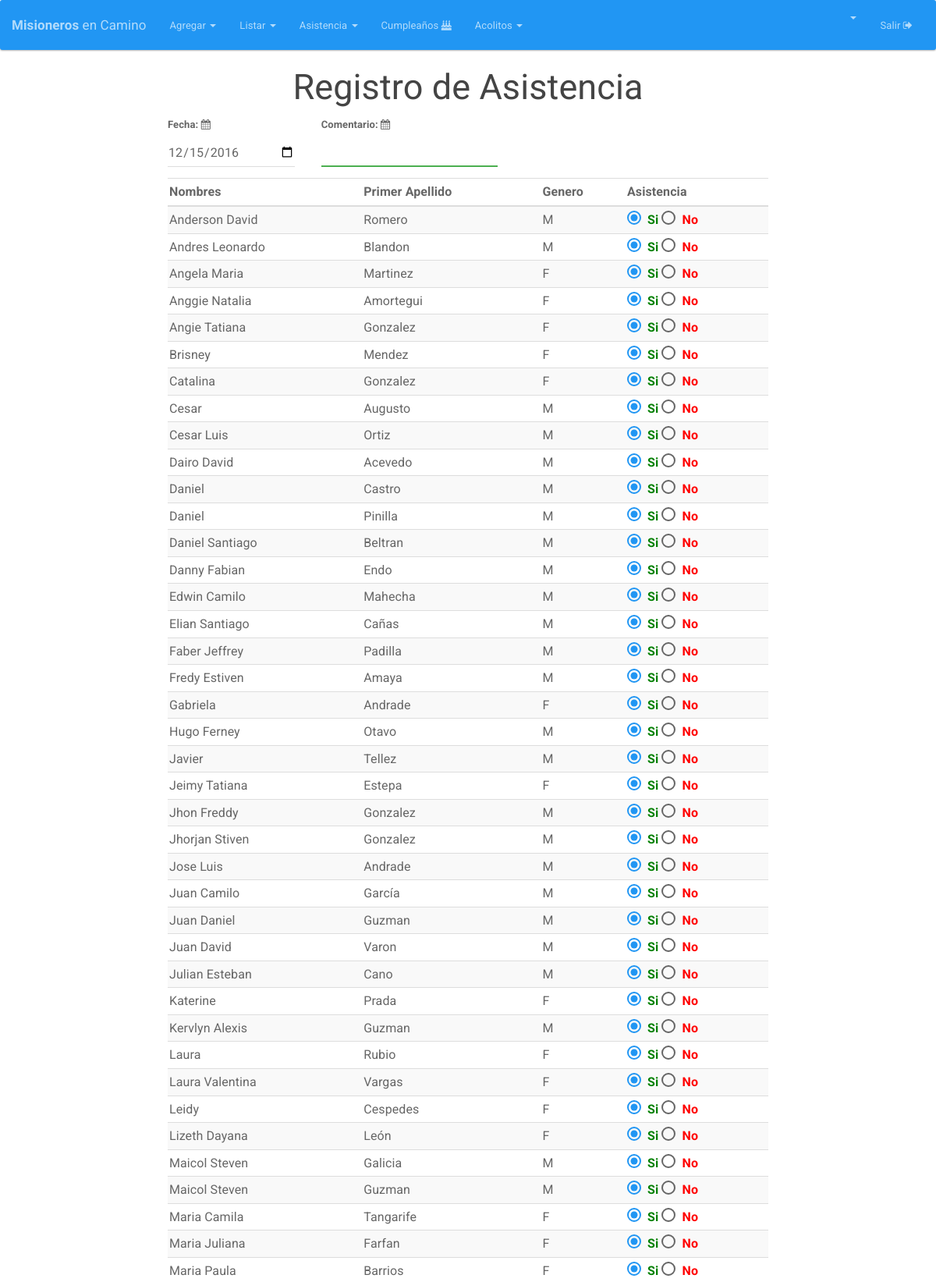
The page /asistencia (signed in, upper part) on the database its author committed.
### tables this page shows
CREATE TABLE IF NOT EXISTS `integrante` (
  `DOCUMENTO` int(12) NOT NULL AUTO_INCREMENT,
  `NOMBRES` varchar(25) NOT NULL,
  `PRIMER_APELLIDO` varchar(15) NOT NULL,
  `SEGUNDO_APELLIDO` varchar(15) DEFAULT NULL,
  `GENERO` varchar(2) DEFAULT NULL,
  `FECHA_NACIMIENTO` date NOT NULL,
  `DIRECCION` varchar(50) DEFAULT NULL,
  `CELULAR` varchar(200) DEFAULT NULL,
  `CORREO` varchar(50) DEFAULT NULL,
  `ACOLITO` tinyint(1) DEFAULT NULL,
  `COORDINADOR` tinyint(1) DEFAULT NULL,
  `IMAGEN` longtext,
  `FECHA_INGRESO` date DEFAULT NULL,
  `FECHA_REGISTRO` timestamp NOT NULL DEFAULT CURRENT_TIMESTAMP ON UPDATE CURRENT_TIMESTAMP,
  `ESTADO` varchar(20) NOT NULL DEFAULT 'ASISTENTE',
  PRIMARY KEY (`DOCUMENTO`)
);

### index.php (called while the page is built, shortened)
<?php
if (isset($_SESSION['app_id'])) {
	require_once "Core/Models/Conexion.php";
}
Core\Config\Enrutador::run(new Core\Config\Request());
?>

### Core/Models/Conexion.php (called while the page is built, shortened)
<?php namespace Core\Models;
class Conexion{
	private $datos= array (
		"host"=>DB_HOST,
		"user"=>DB_USER,
		"pass"=>DB_PASS,
		"db"=>DB_NAME
		);
	private $db;
	public function __construct()
	{
		$this->db = new \mysqli(
			$this->datos['host'],
			$this->datos['user'],
			$this->datos['pass'],
			$this->datos['db']
			);
		$this->db-> set_charset("utf8");
	}
	public function consultaRetorno($sql){
		$datos = $this->db->query($sql);
		return $datos;
	}
}
?>

### Core/Config/Request.php (called while the page is built, shortened)
<?php namespace Core\Config;
class Request{
	private $metodo;
	private $argumento;
	public function __construct(){
		if(isset($_GET['url'])){
			$ruta = filter_input(INPUT_GET, 'url', FILTER_SANITIZE_URL);
			$ruta = explode("/", $ruta);
			$ruta = array_filter($ruta);
			if($ruta[0] == "index.php"){
				$this->controlador = "Login";
			}else{
				$this->controlador = strtolower(array_shift($ruta));
			}
			$this->metodo = strtolower(array_shift($ruta));
			if(!$this->metodo){
				$this->metodo = "index";
			}
			$this->argumento = $ruta;
		}else{
			$this->controlador = "Login";
			$this->metodo = "index";
		}
	}
	public function getMetodo(){
		return $this->metodo;
	}
	public function getArgumento(){
		return $this->argumento;
	}
}
?>

### Core/Controllers/AsistenciaController.php (called while the page is built, shortened)
<?php namespace Core\Controllers;
class AsistenciaController{
	private $integrante;
	private $asistencia;
	public function __construct(){
		$this->integrante = new Integrante();
		$this->asistencia = new Asistencia();
	}
	public function index(){
		if (!empty($_SESSION['app_id'])) {
			if ($_POST) {
				$datos=$this->integrante->listar();
				while($row = mysqli_fetch_array($datos)){
					$id=$row['DOCUMENTO'];
					$this->asistencia->__set("fecha", $_POST['fechaAsistencia']);
					$this->asistencia->__set("integrante",  $_POST['documento_'.$id]);
					$this->asistencia->__set("asistencia", $_POST['asistencia_'.$id] );
					$this->asistencia->__set("comentario", $_POST['comentario'] );
					$this->asistencia->add();
				}
				header("Location:" . URL . "asistencia");
			}else {
				$datos=$this->integrante->listar();
				return $datos;
			}
		}else {
			header("Location:" . URL . "Integrantes");
		}
	}
}
?>

### Core/Models/Integrante.php (called while the page is built, shortened)
<?php namespace Core\Models;
class Integrante {
	private $db;
	public function __construct(){
		$this->db = new Conexion();
	}
	public function listar(){
		$sql="SELECT * FROM integrante /*WHERE ESTADO!='NO-MEC'*/ ORDER BY NOMBRES ASC, PRIMER_APELLIDO ASC ";
		$datos=$this->db->consultaRetorno($sql);
		return $datos;
	}
}
?>

### HTML/Asistencia/index.php (the view, shortened to what this page needs)
  <html>
  <head>
    <?php include(HTML_DIR.'/overall/header.php') ?>
  </head>
  <body>
    <?php include(HTML_DIR.'/overall/nav.php') ?>
    <div id="container">
      <h2 align="center">Registro de Asistencia</h2>
      <div class="">
        <div class="col-md-2"></div>
        <div class="col-md-8">
          <form class="form-horizontal" enctype="multipart/form-data" method="POST" id="formAsistencia" name="formAsistencia">
            <table class="table table-striped table-hover" id="integrantesTabla" >
              <thead>
                <tr>
                 <div class="form-group col-md-3"  >
                   <label for="fechaAsistencia">Fecha: <i class="fa fa-calendar" aria-hidden="true"></i></label>
                   <input type="date" name="fechaAsistencia" id="fechaAsistencia" class="form-control" value="<?php echo date('Y-m-d'); ?>" >
                 </div>
                 <div class="form-group col-md-1" ></div>
                 <div class="form-group col-md-4 has-success" >
                   <label for="comentario">Comentario: <i class="fa fa-calendar" aria-hidden="true"></i></label>
                   <input type="text" name="comentario" id="comentario" class="form-control">
                 </div>
               </tr>
               <tr><br>
                <div id="alert"  class="col-md-4"></div>
              </tr>
              <tr>
                <th class="hidden-xs">Nombres</th>
                <th class="hidden-xs">Primer Apellido</th>
                <th class="hidden-xs">Genero</th>
                <th>Asistencia</th>
              </tr>
            </thead>
            <tbody>
              <?php while($row = mysqli_fetch_array($datos)){ ?>
                <tr id="<?php echo $row['DOCUMENTO'] ?>">
                  <td class="hidden-xs"><?php  echo $row['NOMBRES']; ?></td>
                  <td class="hidden-xs"><?php  echo $row['PRIMER_APELLIDO']; ?></td>
                  <td class="hidden-xs"><?php  echo $row['GENERO']; ?></td>
                  <td>
                    <input type="radio"  checked required name="asistencia_<?php echo $row['DOCUMENTO'] ?>"  id="si_<?php echo $row['DOCUMENTO'] ?>" value="1"> <span style="color:green;font-weight: bold">Si</span>
                    <input type="radio" required name="asistencia_<?php echo $row['DOCUMENTO'] ?>" id="no_<?php echo $row['DOCUMENTO'] ?>" value="0"> <span style="color:red;font-weight: bold">No</span>
                  </td>
                </tr>
                <?php
              }
              ?>
            </tbody>
          </table>
        </form>
      </div>
      <div class="col-md-2"></div>
    </div>
  </div>
</body>
</html>

### Views/css/general.css (style rules this page uses)
label { font-weight: bold; }

### rows shown on the page
integrante: NOMBRES "Anderson David", PRIMER_APELLIDO "Romero", GENERO "M"
integrante: NOMBRES "Andres Leonardo", PRIMER_APELLIDO "Blandon", GENERO "M"
integrante: NOMBRES "Angela Maria", PRIMER_APELLIDO "Martinez", GENERO "F"
integrante: NOMBRES "Anggie Natalia", PRIMER_APELLIDO "Amortegui", GENERO "F"
integrante: NOMBRES "Angie Tatiana", PRIMER_APELLIDO "Gonzalez", GENERO "F"
integrante: NOMBRES "Brisney", PRIMER_APELLIDO "Mendez", GENERO "F"
integrante: NOMBRES "Catalina", PRIMER_APELLIDO "Gonzalez", GENERO "F"
integrante: NOMBRES "Cesar", PRIMER_APELLIDO "Augusto", GENERO "M"
integrante: NOMBRES "Cesar Luis", PRIMER_APELLIDO "Ortiz", GENERO "M"
integrante: NOMBRES "Dairo David", PRIMER_APELLIDO "Acevedo", GENERO "M"
integrante: NOMBRES "Daniel", PRIMER_APELLIDO "Castro", GENERO "M"
integrante: NOMBRES "Daniel", PRIMER_APELLIDO "Pinilla", GENERO "M"
integrante: NOMBRES "Daniel Santiago", PRIMER_APELLIDO "Beltran", GENERO "M"
integrante: NOMBRES "Danny Fabian", PRIMER_APELLIDO "Endo", GENERO "M"
integrante: NOMBRES "Edwin Camilo", PRIMER_APELLIDO "Mahecha", GENERO "M"
integrante: NOMBRES "Elian Santiago", PRIMER_APELLIDO "Cañas", GENERO "M"
integrante: NOMBRES "Faber Jeffrey", PRIMER_APELLIDO "Padilla", GENERO "M"
integrante: NOMBRES "Fredy Estiven", PRIMER_APELLIDO "Amaya", GENERO "M"
integrante: NOMBRES "Gabriela", PRIMER_APELLIDO "Andrade", GENERO "F"
integrante: NOMBRES "Hugo Ferney", PRIMER_APELLIDO "Otavo", GENERO "M"
integrante: NOMBRES "Javier", PRIMER_APELLIDO "Tellez", GENERO "M"
integrante: NOMBRES "Jeimy Tatiana", PRIMER_APELLIDO "Estepa", GENERO "F"
integrante: NOMBRES "Jhon Freddy", PRIMER_APELLIDO "Gonzalez", GENERO "M"
integrante: NOMBRES "Jhorjan Stiven", PRIMER_APELLIDO "Gonzalez", GENERO "M"
integrante: NOMBRES "Jose Luis", PRIMER_APELLIDO "Andrade", GENERO "M"
integrante: NOMBRES "Juan Camilo", PRIMER_APELLIDO "García", GENERO "M"
integrante: NOMBRES "Juan Daniel", PRIMER_APELLIDO "Guzman", GENERO "M"
integrante: NOMBRES "Juan David", PRIMER_APELLIDO "Varon", GENERO "M"
integrante: NOMBRES "Julian Esteban", PRIMER_APELLIDO "Cano", GENERO "M"
integrante: NOMBRES "Katerine", PRIMER_APELLIDO "Prada", GENERO "F"
integrante: NOMBRES "Kervlyn Alexis", PRIMER_APELLIDO "Guzman", GENERO "M"
integrante: NOMBRES "Laura", PRIMER_APELLIDO "Rubio", GENERO "F"
integrante: NOMBRES "Laura Valentina", PRIMER_APELLIDO "Vargas", GENERO "F"
integrante: NOMBRES "Leidy", PRIMER_APELLIDO "Cespedes", GENERO "F"
integrante: NOMBRES "Lizeth Dayana", PRIMER_APELLIDO "León", GENERO "F"
integrante: NOMBRES "Maicol Steven", PRIMER_APELLIDO "Galicia", GENERO "M"
integrante: NOMBRES "Maicol Steven", PRIMER_APELLIDO "Guzman", GENERO "M"
integrante: NOMBRES "Maria Camila", PRIMER_APELLIDO "Tangarife", GENERO "F"
integrante: NOMBRES "Maria Juliana", PRIMER_APELLIDO "Farfan", GENERO "F"
integrante: NOMBRES "Maria Paula", PRIMER_APELLIDO "Barrios", GENERO "F"
